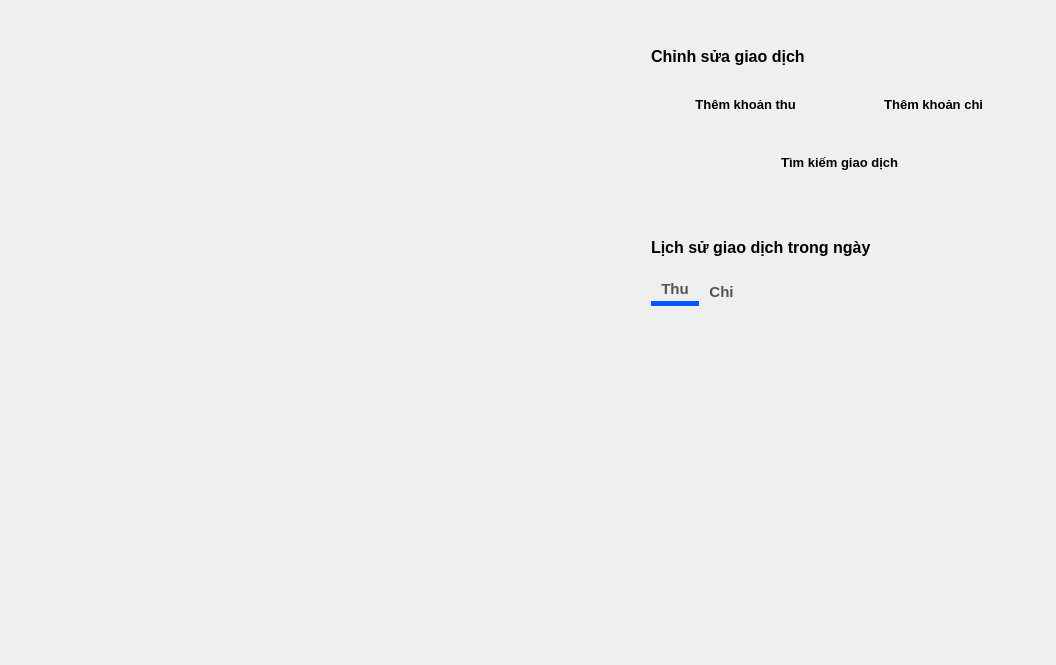
<?xml version="1.0" encoding="UTF-8"?>
<ui version="4.0">
 <class>ManagerPage</class>
 <widget class="QWidget" name="ManagerPage">
  <property name="geometry">
   <rect>
    <x>0</x>
    <y>0</y>
    <width>1056</width>
    <height>665</height>
   </rect>
  </property>
  <property name="windowTitle">
   <string>Form</string>
  </property>
  <property name="styleSheet">
   <string notr="true">
#ManagerPage &gt; QWidget {
	background: white;
	border-radius: 10px
}

QLabel {
	color: black
}

#transactionEditorLb {
	margin-bottom: 20px
}

#addIncomeBtn {
	background: rgb(24, 179, 0)
}

#addExpenseBtn {
	background: rgb(217, 0, 4)
}

#findBtn {
	background: rgb(10, 182, 209)
}</string>
  </property>
  <layout class="QGridLayout" name="gridLayout">
   <property name="leftMargin">
    <number>20</number>
   </property>
   <property name="topMargin">
    <number>20</number>
   </property>
   <property name="rightMargin">
    <number>20</number>
   </property>
   <property name="bottomMargin">
    <number>20</number>
   </property>
   <property name="spacing">
    <number>15</number>
   </property>
   <item row="0" column="6" rowspan="3" colspan="4">
    <widget class="QWidget" name="verticalWidget" native="true">
     <layout class="QVBoxLayout" name="verticalLayout_2">
      <property name="spacing">
       <number>6</number>
      </property>
      <property name="leftMargin">
       <number>15</number>
      </property>
      <property name="topMargin">
       <number>15</number>
      </property>
      <property name="rightMargin">
       <number>15</number>
      </property>
      <item>
       <widget class="QLabel" name="transactionEditorLb">
        <property name="sizePolicy">
         <sizepolicy hsizetype="Preferred" vsizetype="Fixed">
          <horstretch>0</horstretch>
          <verstretch>0</verstretch>
         </sizepolicy>
        </property>
        <property name="font">
         <font>
          <pointsize>12</pointsize>
          <bold>true</bold>
         </font>
        </property>
        <property name="styleSheet">
         <string notr="true"/>
        </property>
        <property name="text">
         <string>Chỉnh sửa giao dịch</string>
        </property>
       </widget>
      </item>
      <item>
       <widget class="QWidget" name="widget" native="true">
        <property name="sizePolicy">
         <sizepolicy hsizetype="Preferred" vsizetype="Fixed">
          <horstretch>0</horstretch>
          <verstretch>0</verstretch>
         </sizepolicy>
        </property>
        <layout class="QHBoxLayout" name="horizontalLayout">
         <property name="leftMargin">
          <number>0</number>
         </property>
         <property name="topMargin">
          <number>0</number>
         </property>
         <property name="rightMargin">
          <number>0</number>
         </property>
         <property name="bottomMargin">
          <number>0</number>
         </property>
         <item>
          <widget class="QPushButton" name="addIncomeBtn">
           <property name="minimumSize">
            <size>
             <width>0</width>
             <height>40</height>
            </size>
           </property>
           <property name="font">
            <font>
             <pointsize>10</pointsize>
             <bold>true</bold>
            </font>
           </property>
           <property name="text">
            <string>  Thêm khoản thu</string>
           </property>
           <property name="icon">
            <iconset resource="../resources/resources.qrc">
             <normaloff>:/resources/images/white_income.png</normaloff>:/resources/images/white_income.png</iconset>
           </property>
           <property name="iconSize">
            <size>
             <width>22</width>
             <height>22</height>
            </size>
           </property>
           <property name="flat">
            <bool>true</bool>
           </property>
          </widget>
         </item>
         <item>
          <widget class="QPushButton" name="addExpenseBtn">
           <property name="minimumSize">
            <size>
             <width>0</width>
             <height>40</height>
            </size>
           </property>
           <property name="font">
            <font>
             <pointsize>10</pointsize>
             <bold>true</bold>
            </font>
           </property>
           <property name="text">
            <string>  Thêm khoản chi</string>
           </property>
           <property name="icon">
            <iconset resource="../resources/resources.qrc">
             <normaloff>:/resources/images/white_expense.png</normaloff>:/resources/images/white_expense.png</iconset>
           </property>
           <property name="iconSize">
            <size>
             <width>22</width>
             <height>22</height>
            </size>
           </property>
           <property name="flat">
            <bool>true</bool>
           </property>
          </widget>
         </item>
        </layout>
       </widget>
      </item>
      <item>
       <widget class="QPushButton" name="findBtn">
        <property name="minimumSize">
         <size>
          <width>0</width>
          <height>40</height>
         </size>
        </property>
        <property name="font">
         <font>
          <pointsize>10</pointsize>
          <bold>true</bold>
         </font>
        </property>
        <property name="text">
         <string>  Tìm kiếm giao dịch</string>
        </property>
        <property name="icon">
         <iconset resource="../resources/resources.qrc">
          <normaloff>:/resources/images/white_transaction_find.png</normaloff>:/resources/images/white_transaction_find.png</iconset>
        </property>
        <property name="iconSize">
         <size>
          <width>22</width>
          <height>22</height>
         </size>
        </property>
        <property name="flat">
         <bool>true</bool>
        </property>
       </widget>
      </item>
     </layout>
    </widget>
   </item>
   <item row="3" column="6" rowspan="7" colspan="4">
    <widget class="QWidget" name="verticalWidget_2" native="true">
     <layout class="QVBoxLayout" name="verticalLayout_3">
      <property name="spacing">
       <number>20</number>
      </property>
      <property name="leftMargin">
       <number>15</number>
      </property>
      <property name="topMargin">
       <number>20</number>
      </property>
      <property name="rightMargin">
       <number>15</number>
      </property>
      <item>
       <widget class="QLabel" name="label">
        <property name="font">
         <font>
          <pointsize>12</pointsize>
          <bold>true</bold>
         </font>
        </property>
        <property name="text">
         <string>Lịch sử giao dịch trong ngày</string>
        </property>
       </widget>
      </item>
      <item>
       <widget class="QTabWidget" name="tabWidget">
        <property name="font">
         <font>
          <pointsize>11</pointsize>
          <bold>true</bold>
         </font>
        </property>
        <property name="styleSheet">
         <string notr="true">QTabBar::tab {
    border-bottom-color: #C2C7CB; /* same as the pane color */
    min-width: 8ex;
    padding: 3px 10px 3px 10px;
	color: rgb(83, 83, 83);
	margin-bottom: 15px
}

QTabBar::tab:selected{
	border-bottom: 5px solid rgb(0, 85, 255)
}

QTabBar::tab:hover:!selected {
	border-bottom: 5px solid rgb(255, 170, 0)
}

QTabWidget::pane {
	margin: 0px;
	border: 0px
}</string>
        </property>
        <property name="currentIndex">
         <number>0</number>
        </property>
        <widget class="TransactionViewer" name="expenseTab">
         <attribute name="title">
          <string>Thu</string>
         </attribute>
        </widget>
        <widget class="TransactionViewer" name="incomeTab">
         <attribute name="title">
          <string>Chi</string>
         </attribute>
        </widget>
       </widget>
      </item>
     </layout>
    </widget>
   </item>
   <item row="0" column="0" rowspan="10" colspan="6">
    <widget class="QWidget" name="verticalWidget1" native="true">
     <layout class="QVBoxLayout" name="verticalLayout">
      <item>
       <widget class="FinanceCalendar" name="calendar" native="true"/>
      </item>
     </layout>
    </widget>
   </item>
  </layout>
 </widget>
 <customwidgets>
  <customwidget>
   <class>FinanceCalendar</class>
   <extends>QWidget</extends>
   <header>ui.widgets.finance_calendar</header>
   <container>1</container>
  </customwidget>
  <customwidget>
   <class>TransactionViewer</class>
   <extends>QWidget</extends>
   <header>ui.widgets.transaction_viewer</header>
   <container>1</container>
  </customwidget>
 </customwidgets>
 <resources>
  <include location="../resources/resources.qrc"/>
 </resources>
 <connections/>
</ui>
